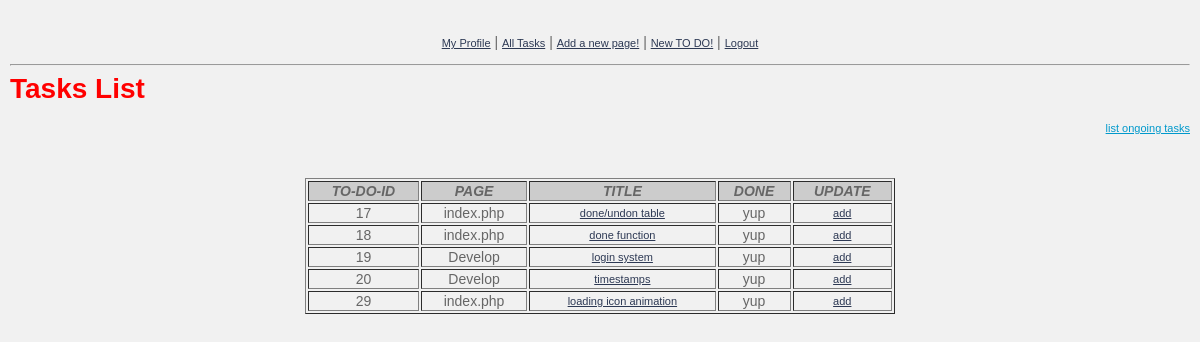
/old-full-list.php?listfinshedtasks=1 (signed in), run on the app's committed database.
### tables this page shows
CREATE TABLE IF NOT EXISTS `to_do` (
  `to_do_id` int(11) NOT NULL AUTO_INCREMENT,
  `page_id` int(11) NOT NULL,
  `developer_id` int(11) NOT NULL,
  `title` text NOT NULL,
  `details` text NOT NULL,
  `done` tinyint(1) NOT NULL COMMENT 'Y or N',
  `timestamp` timestamp NOT NULL DEFAULT CURRENT_TIMESTAMP,
  PRIMARY KEY (`to_do_id`)
);

CREATE TABLE IF NOT EXISTS `pages` (
  `page_id` int(11) NOT NULL AUTO_INCREMENT,
  `name` text NOT NULL,
  `folder_id` int(11) NOT NULL,
  `timestamp` timestamp NOT NULL DEFAULT CURRENT_TIMESTAMP,
  PRIMARY KEY (`page_id`)
);

### functions/full-list/old-full-list.php (the view, shortened to what this page needs)
         <?php
function get_list_finshed_tasks()
{	include('functions/connect_db.php');
				?>
                   	<h1>Tasks List</h1>
                  		<p style="text-align:right;">
					<a style=" color:#09C;" href="<?php echo '../old-full-list.php' ?>">list ongoing tasks</a>
                       </p>
				<?php
				$query= 'SELECT * FROM to_do
						 WHERE  done =1';
				if(!$results= mysql_query($query,$db_link))
				{
					echo 'query error 3';
					exit();
				}
			?>
				<p>&nbsp;</p>
				<table width="50%" align = "center" border="1">
				  <tr>
					<td bgcolor="#CCCCCC"><span class="aligen_cen"><em><strong>TO-DO-ID</strong></em></span></td>
					<td bgcolor="#CCCCCC"><span class="aligen_cen"><em><strong>PAGE</strong></em></span></td>
					<td bgcolor="#CCCCCC"><span class="aligen_cen"><em><strong>TITLE</strong></em></span></td>
					<td bgcolor="#CCCCCC"><span class="aligen_cen"><em><strong>DONE</strong></em></span></td>
					<td bgcolor="#CCCCCC"><span class="aligen_cen"><em><strong>UPDATE</strong></em></span></td>
				  </tr>
				  <?php
				  while($row=mysql_fetch_assoc($results))
				  {
				  ?>
				  <tr>
					<td><span class="aligen_cen"><?php echo $row['to_do_id']?></span></td>
					<td><span class="aligen_cen">
					<?php
							$page_id=$row['page_id'];
							$query2= "SELECT * FROM pages
									 WHERE  page_id ='$page_id' ";
							if(!$results2= mysql_query($query2,$db_link))
							{
								echo 'query error 1';
								exit();
							}
							if(!$row2=mysql_fetch_assoc($results2))
							{
								echo 'error : page deleted from table';
							}
							echo $row2['name']; ?>
					</span></td>
					<td><span class="aligen_cen">
					<a href= "<?='../update.php'.'?object='.$row['to_do_id']?> "><?=$row['title']?></a>
				  </span></td>
					<td>yup</span></td>
					<td><span class="aligen_cen"> <a href= "<?='../update.php'.'?object='.$row['to_do_id']?> ">add</a></span></td>
				  </tr>
				  <?php
				  }
				  ?>
				</table>
                   <?php
}
				?>		<h1>Tasks List</h1>

### css/old-full-list.css (style rules this page uses)
body { font: 14px Verdana, Arial, Helvetica, sans-serif; color: #666666; margin: 0px; padding: 20px 10px 0px; text-align: center; background-color: #F1F1F1; }
h1 { color: #F00; margin: 0px 0px 5px; padding: 0px 0px 3px; font: bold 200% Verdana, Arial, Helvetica, sans-serif; text-align:left; }
a { color: #2D3954; font-size: 11px; }

### old-full-list.php (style rules this page uses)
.aligen_cen { text-align: center; }

### data on the page
to_do: to_do_id "17", page.name "index.php", title "done/undon table"
to_do: to_do_id "18", page.name "index.php", title "done function"
to_do: to_do_id "19", page.name "Develop", title "login system"
to_do: to_do_id "20", page.name "Develop", title "timestamps"
to_do: to_do_id "29", page.name "index.php", title "loading icon animation"
